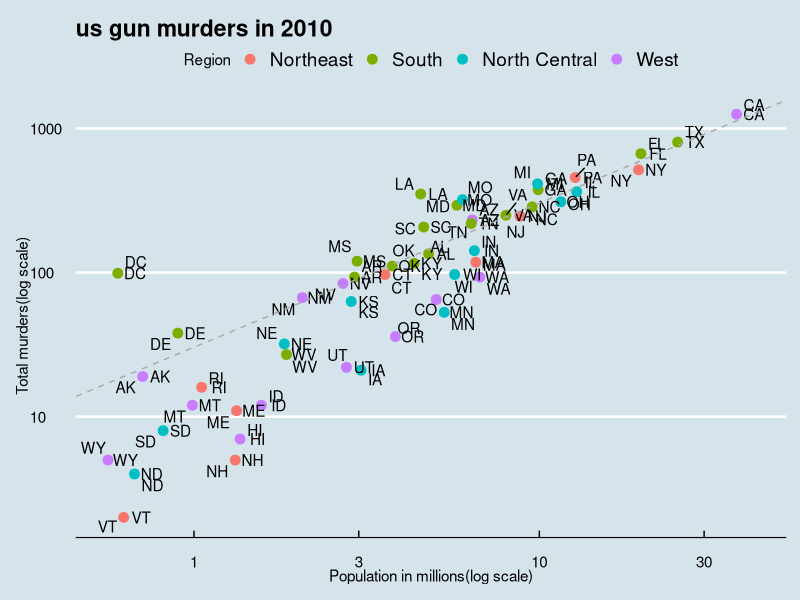

The R source for this figure:
library(dslabs)
library(tidyverse)
library(ggthemes)
library(ggrepel)
data(murders)
r<-murders%>%summarise(rate=sum(total)/sum(population)*10^6)%>%pull(rate)
p<-murders%>%ggplot(aes(population/10^6,total,label=abb))+geom_point(aes(col=region),size=3)+geom_text(nudge_x = 0.05)+geom_text_repel()+scale_x_log10()+scale_y_log10()+xlab("Population in millions(log scale)")+ylab("Total murders(log scale)")+ggtitle("us gun murders in 2010")
p+geom_abline(intercept = log10(r),lty=2,color="darkgrey")+scale_color_discrete(name="Region")+theme_economist()
